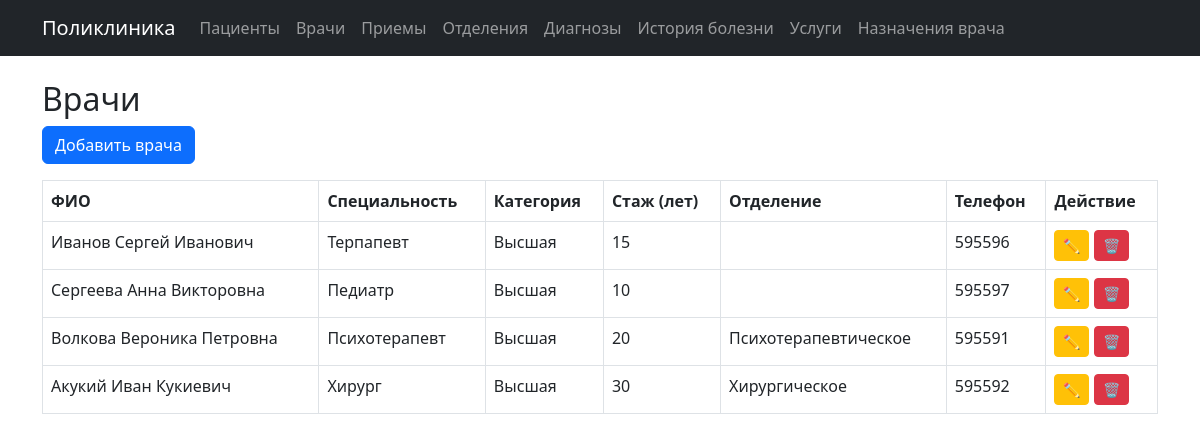
/doctors, run on an earlier commit of the app's database.
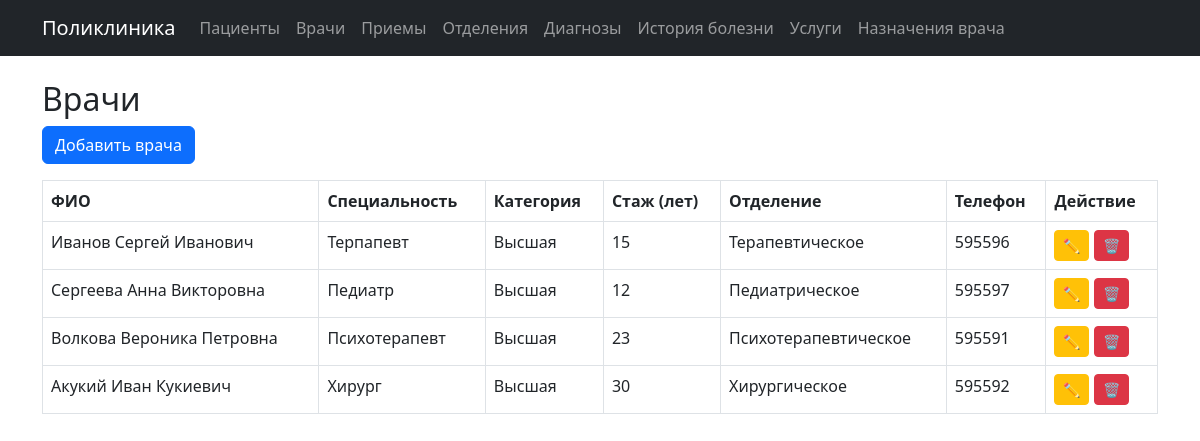
And on a later commit of the database.
### models.py (models this page shows)
class Doctor(db.Model):
    __tablename__ = 'doctors'
    id = db.Column(db.Integer, primary_key=True)
    full_name = db.Column(db.String(100), nullable=False)
    specialty = db.Column(db.String(100))
    experience_years = db.Column(db.Integer)
    phone = db.Column(db.String(20))
    category = db.Column(db.String(50))
    department_id = db.Column(db.Integer, db.ForeignKey('departments.id'))
    appointments = db.relationship('Appointment', backref='doctor', lazy=True)

class Department(db.Model):
    __tablename__ = 'departments'
    id = db.Column(db.Integer, primary_key=True)
    name = db.Column(db.String(100), nullable=False)
    floor = db.Column(db.Integer)
    phone = db.Column(db.String(20))
    doctors = db.relationship('Doctor', backref='department', lazy=True)

### modules/doctors.py (the view)
@doctors_bp.route('/doctors')
def list_doctors():
    doctors = Doctor.query.all()
    return render_template('doctors/list.html', doctors=doctors)

### templates/doctors/list.html
{% extends 'index.html' %}
{% block content %}
<h2>Врачи</h2>
<a href="/doctors/new" class="btn btn-primary mb-3">Добавить врача</a>
<table class="table table-bordered">
    <thead>
        <tr>
            <th>ФИО</th>
            <th>Специальность</th>
            <th>Категория</th>
            <th>Стаж (лет)</th>
            <th>Отделение</th>
            <th>Телефон</th>
            <th>Действие</th>
        </tr>
    </thead>
    <tbody>
        {% for doctor in doctors %}
        <tr>
            <td>{{ doctor.full_name }}</td>
            <td>{{ doctor.specialty }}</td>
            <td>{{ doctor.category }}</td>
            <td>{{ doctor.experience_years }}</td>
            <td>{{ doctor.department.name }}</td>
            <td>{{ doctor.phone }}</td>
            <td>
                <a href="/doctors/{{ doctor.id }}/edit" class="btn btn-sm btn-warning">✏️</a>
                <a href="/doctors/{{ doctor.id }}/delete" class="btn btn-sm btn-danger">🗑</a>
            </td>
        </tr>
        {% endfor %}
    </tbody>
</table>
{% endblock %}

What changed in the data, as far as the page shows it:
changed Doctor "Иванов Сергей Иванович": department.name (not shown) → "Терапевтическое"
changed Doctor "Сергеева Анна Викторовна": experience_years "10" → "12"; department.name (not shown) → "Педиатрическое"
changed Doctor "Волкова Вероника Петровна": experience_years "20" → "23"
